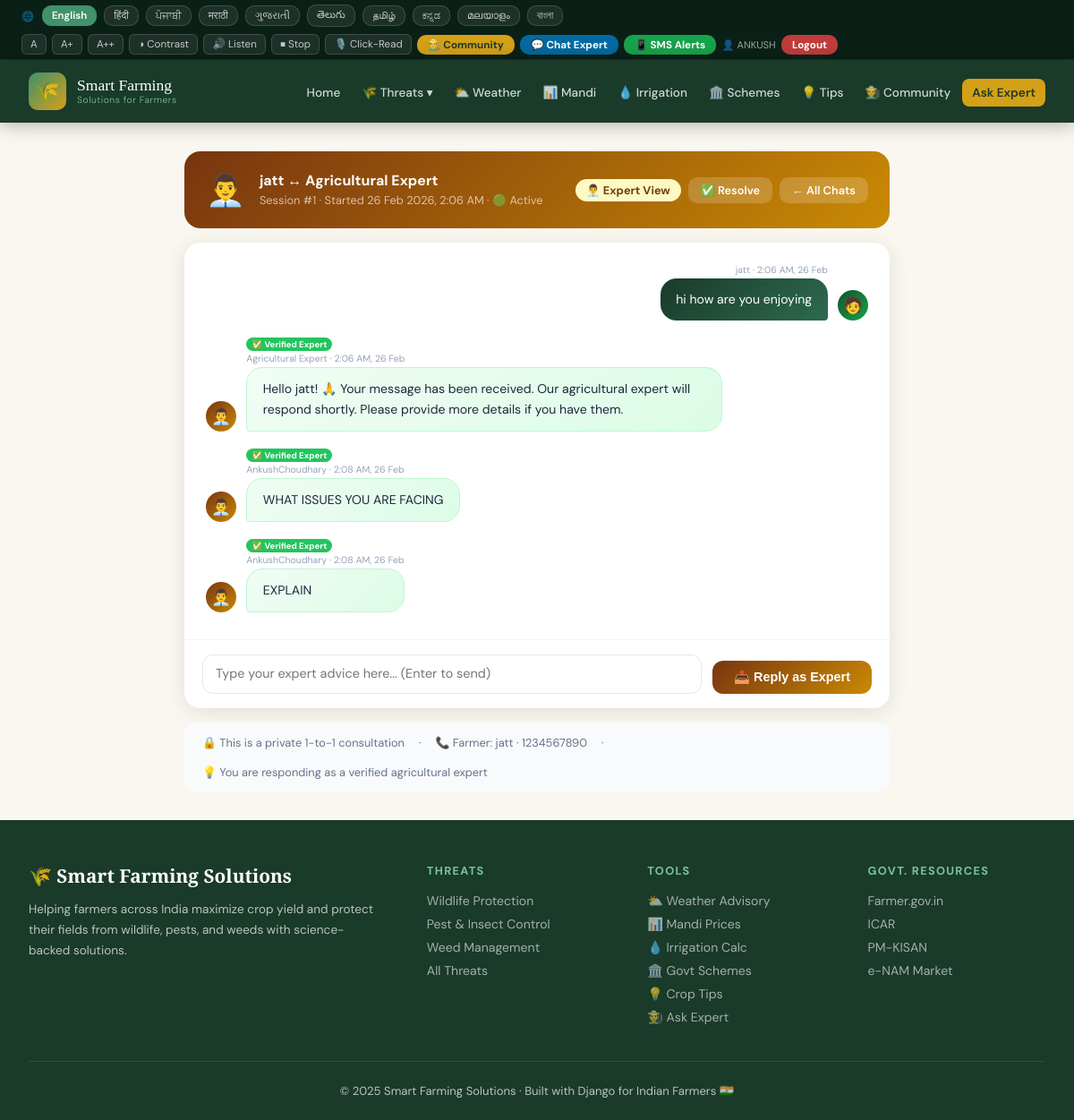
The page /chat/1/ (signed in) on the database its author committed.
### farming/models.py (models this page shows, shortened)
class ChatRoom(models.Model):
    farmer_name = models.CharField(max_length=200)
    farmer_phone = models.CharField(max_length=15, blank=True, default='')
    expert_name = models.CharField(max_length=200, default='Agricultural Expert')
    created_at = models.DateTimeField(auto_now_add=True)
    is_resolved = models.BooleanField(default=False)
    class Meta:
        ordering = ['-created_at']

class ChatMessage(models.Model):
    SENDER_CHOICES = [('farmer', 'Farmer'), ('expert', 'Expert')]
    room = models.ForeignKey(ChatRoom, on_delete=models.CASCADE, related_name='messages')
    sender = models.CharField(max_length=10, choices=SENDER_CHOICES)
    sender_name = models.CharField(max_length=200)
    message = models.TextField()
    created_at = models.DateTimeField(auto_now_add=True)
    class Meta:
        ordering = ['created_at']

### farming/views.py (the view)
# urls.py: path('chat/<int:room_id>/', views.chat_room, name='chat_room'),
@login_required
def chat_room(request, room_id):
    from .models import ChatRoom, ChatMessage
    try:
        room = ChatRoom.objects.get(pk=room_id)
    except ChatRoom.DoesNotExist:
        messages.error(request, 'Chat session not found.')
        return redirect('chat_new')
    is_expert = request.session.get('is_expert', False)
    owns_as_farmer = (request.session.get('chat_room_id') == room_id)
    if not is_expert and not owns_as_farmer:
        request.session['chat_room_id'] = room_id
        request.session['chat_farmer_name'] = room.farmer_name
        request.session['is_expert'] = False
        owns_as_farmer = True
    sender_name = (request.session.get('expert_name', 'Agricultural Expert')
                   if is_expert else
                   request.session.get('chat_farmer_name', room.farmer_name))
    sender_role = 'expert' if is_expert else 'farmer'
    msgs = room.messages.all()
    return render(request, 'farming/chat_room.html', {
        'room': room,
        'msgs': msgs,
        'sender_name': sender_name,
        'sender_role': sender_role,
        'is_expert': is_expert,
    })

### farming/templates/farming/chat_room.html (shortened to what this page needs)
{% extends 'farming/base.html' %}
{% block content %}
<div class="chat-layout">
  <div class="chat-header {% if is_expert %}expert-header{% else %}farmer-header{% endif %}">
    <div style="font-size:2.2rem">{% if is_expert %}👨‍💼{% else %}🧑‍🌾{% endif %}</div>
    <div style="flex:1;">
      <strong>{{ room.farmer_name }} ↔ Agricultural Expert</strong>
      <span>Session #{{ room.id }} · Started {{ room.created_at|date:"d M Y, g:i A" }} · {% if room.is_resolved %}✅ Resolved{% else %}🟢 Active{% endif %}</span>
    </div>
    <div style="display:flex;gap:.5rem;flex-wrap:wrap;align-items:center;">
      <span class="role-badge {% if is_expert %}expert{% else %}farmer{% endif %}">
        {% if is_expert %}👨‍💼 Expert View{% else %}🧑‍🌾 Farmer View{% endif %}
      </span>
      {% if is_expert and not room.is_resolved %}
      <a href="{% url 'chat_resolve' room.id %}" onclick="return confirm('Mark this chat as resolved?')" class="hbtn">✅ Resolve</a>
      {% endif %}
      <a href="{% if is_expert %}{% url 'chat_list' %}{% else %}{% url 'chat_new' %}{% endif %}" class="hbtn">← {% if is_expert %}All Chats{% else %}New Chat{% endif %}</a>
    </div>
  </div>
  <div class="chat-window">
    <div class="chat-messages" id="chatMessages">
      {% for m in msgs %}
      <div class="msg {% if m.sender == 'farmer' %}farmer-msg{% else %}expert-msg{% endif %}" data-id="{{ m.id }}">
        <div class="msg-avatar">{% if m.sender == 'farmer' %}🧑{% else %}👨‍💼{% endif %}</div>
        <div class="msg-body">
          {% if m.sender == 'expert' %}<div class="expert-tag">✅ Verified Expert</div>{% endif %}
          <div class="msg-meta">{{ m.sender_name }} · {{ m.created_at|date:"g:i A, d M" }}</div>
          <div class="msg-bubble {% if m.sender == 'expert' %}verified{% endif %}">{{ m.message }}</div>
        </div>
      </div>
      {% endfor %}
    </div>
    {% if not room.is_resolved %}
    <div class="chat-input-row">
      <textarea id="msgInput"
        placeholder="{% if is_expert %}Type your expert advice here... (Enter to send){% else %}Type your message or follow-up question... (Enter to send){% endif %}"
        rows="1"></textarea>
      <button class="send-btn {% if is_expert %}expert-send{% else %}farmer-send{% endif %}"
              id="sendBtn" onclick="sendMessage()">
        {% if is_expert %}📤 Reply as Expert{% else %}Send ➤{% endif %}
      </button>
    </div>
    {% else %}
    <div class="chat-locked">
      <strong>✅ This chat has been resolved.</strong> The expert has provided their answer.
    </div>
    {% endif %}
  </div>
  <div class="chat-info-strip">
    <span>🔒 This is a private 1-to-1 consultation</span>
    <span>·</span>
    <span>📞 Farmer: {{ room.farmer_name }}{% if room.farmer_phone %} · {{ room.farmer_phone }}{% endif %}</span>
    <span>·</span>
    {% if is_expert %}
    <span>💡 You are responding as a verified agricultural expert</span>
    {% else %}
    <span>💡 Expert: <a href="{% url 'chat_new' %}" style="color:#22c55e;">Log in as expert</a> to see expert view</span>
    {% endif %}
  </div>
</div>
{% endblock %}

### farming/templates/farming/base.html (shortened to what this page needs)
<!DOCTYPE html>
<html lang="en">
<head>
    {% load static %}
</head>
<body>
<div id="translateBar">
    <div class="lang-row" style="display:flex;align-items:center;gap:0.5rem;flex-wrap:wrap;">
        <span style="color:rgba(255,255,255,0.5);font-size:0.7rem;font-weight:700;text-transform:uppercase;letter-spacing:0.08em;">🌐</span>
        <button onclick="translateTo('en')" class="lang-btn active" data-lang="en">English</button>
        <button onclick="translateTo('hi')" class="lang-btn" data-lang="hi">हिंदी</button>
        <button onclick="translateTo('pa')" class="lang-btn" data-lang="pa">ਪੰਜਾਬੀ</button>
        <button onclick="translateTo('mr')" class="lang-btn" data-lang="mr">मराठी</button>
        <button onclick="translateTo('gu')" class="lang-btn" data-lang="gu">ગુજરાતી</button>
        <button onclick="translateTo('te')" class="lang-btn" data-lang="te">తెలుగు</button>
        <button onclick="translateTo('ta')" class="lang-btn" data-lang="ta">தமிழ்</button>
        <button onclick="translateTo('kn')" class="lang-btn" data-lang="kn">ಕನ್ನಡ</button>
        <button onclick="translateTo('ml')" class="lang-btn" data-lang="ml">മലയാളം</button>
        <button onclick="translateTo('bn')" class="lang-btn" data-lang="bn">বাংলা</button>
    </div>
    <div style="display:flex;align-items:center;gap:0.4rem;flex-wrap:wrap;">
        <button onclick="changeTextSize('normal')" class="acc-btn" title="Normal text">A</button>
        <button onclick="changeTextSize('large')" class="acc-btn" title="Large text">A+</button>
        <button onclick="changeTextSize('xlarge')" class="acc-btn" title="Extra large text">A++</button>
        <button onclick="toggleHighContrast()" class="acc-btn">◑ Contrast</button>
        <button onclick="speakPage()" class="acc-btn">🔊 Listen</button>
        <button onclick="stopSpeaking()" class="acc-btn">⏹ Stop</button>
        <button onclick="toggleVoice()" id="voiceBtn" class="acc-btn">🎙️ Click-Read</button>
        <a href="{% url 'community' %}" style="background:#d4a017;color:#1a3a2a;padding:3px 12px;border-radius:10px;font-size:0.73rem;font-weight:700;text-decoration:none;white-space:nowrap;">👨‍🌾 Community</a>
        <a href="{% url 'chat_new' %}" style="background:#0369a1;color:white;padding:3px 12px;border-radius:10px;font-size:0.73rem;font-weight:700;text-decoration:none;white-space:nowrap;">💬 Chat Expert</a>
        <a href="{% url 'farmer_register' %}" style="background:#16a34a;color:white;padding:3px 12px;border-radius:10px;font-size:0.73rem;font-weight:700;text-decoration:none;white-space:nowrap;">📱 SMS Alerts</a>
        {% if user.is_authenticated %}
        <span style="color:rgba(255,255,255,.6);font-size:.7rem;">👤 {{ user.first_name|default:user.username }}</span>
        <a href="{% url 'logout' %}" style="background:rgba(239,68,68,.8);color:white;padding:3px 12px;border-radius:10px;font-size:0.73rem;font-weight:700;text-decoration:none;white-space:nowrap;">Logout</a>
        {% endif %}
    </div>
</div>
<nav>
    <div class="nav-inner">
        <a href="{% url 'home' %}" class="logo">
            <div class="logo-icon">🌾</div>
            <div class="logo-text">
                Smart Farming
                <span>Solutions for Farmers</span>
            </div>
        </a>
        <ul class="nav-links" id="navLinks">
            <li><a href="{% url 'home' %}">Home</a></li>
            <li class="nav-dropdown">
                <a href="{% url 'threat_list' %}">🌾 Threats ▾</a>
            </li>
            <li><a href="{% url 'weather' %}">⛅ Weather</a></li>
            <li><a href="{% url 'market_prices' %}">📊 Mandi</a></li>
            <li><a href="{% url 'irrigation' %}">💧 Irrigation</a></li>
            <li><a href="{% url 'govt_schemes' %}">🏛️ Schemes</a></li>
            <li><a href="{% url 'crop_tips' %}">💡 Tips</a></li>
            <li><a href="{% url 'community' %}">👨‍🌾 Community</a></li>
            <li><a href="{% url 'ask_expert' %}" class="nav-cta">Ask Expert</a></li>
        </ul>
    </div>
</nav>
<main>
    {% block content %}{% endblock %}
</main>
<footer>
    <div class="footer-inner">
        <div class="footer-grid">
            <div class="footer-brand">
                <h3>🌾 Smart Farming Solutions</h3>
                <p>Helping farmers across India maximize crop yield and protect their fields from wildlife, pests, and weeds with science-backed solutions.</p>
            </div>
            <div class="footer-col">
                <h4>Threats</h4>
                <a href="{% url 'wildlife' %}">Wildlife Protection</a>
                <a href="{% url 'pests' %}">Pest & Insect Control</a>
                <a href="{% url 'weeds' %}">Weed Management</a>
                <a href="{% url 'threat_list' %}">All Threats</a>
            </div>
            <div class="footer-col">
                <h4>Tools</h4>
                <a href="{% url 'weather' %}">⛅ Weather Advisory</a>
                <a href="{% url 'market_prices' %}">📊 Mandi Prices</a>
                <a href="{% url 'irrigation' %}">💧 Irrigation Calc</a>
                <a href="{% url 'govt_schemes' %}">🏛️ Govt Schemes</a>
                <a href="{% url 'crop_tips' %}">💡 Crop Tips</a>
                <a href="{% url 'ask_expert' %}">🧑‍🌾 Ask Expert</a>
            </div>
            <div class="footer-col">
                <h4>Govt. Resources</h4>
                <a href="https://farmer.gov.in" target="_blank">Farmer.gov.in</a>
                <a href="https://icar.org.in" target="_blank">ICAR</a>
                <a href="https://pmkisan.gov.in" target="_blank">PM-KISAN</a>
                <a href="https://enam.gov.in" target="_blank">e-NAM Market</a>
            </div>
        </div>
        <div class="footer-bottom">
            <p>© 2025 Smart Farming Solutions · Built with Django for Indian Farmers 🇮🇳</p>
        </div>
    </div>
</footer>
</body>
</html>

### farming/templates/farming/base.html (style rules this page uses)
:root { --green-deep: #1a3a2a; --green-mid: #2d6a4f; --green-bright: #40916c; --green-light: #74c69d; --gold: #d4a017; --gold-light: #f4c842; --cream: #faf7f0; --white: #ffffff; --text-dark: #1a2018; --shadow: 0 8px 32px rgba(26,58,42,0.15); --shadow-lg: 0 20px 60px rgba(26,58,42,0.2); --wildlife: #c44b4b; --pest: #c47a1a; --weed: #3a7a3a; }
* { margin: 0; padding: 0; box-sizing: border-box; }
body { font-family: 'DM Sans', sans-serif; background: var(--cream); color: var(--text-dark); min-height: 100vh; }
#translateBar { background: #0a2016; padding: 5px 1.5rem; display: flex; align-items: center; justify-content: space-between; flex-wrap: wrap; gap: 0.5rem; border-bottom: 1px solid rgba(255,255,255,0.08); }
.lang-btn { background: rgba(255,255,255,0.08); border: 1px solid rgba(255,255,255,0.15); color: rgba(255,255,255,0.75); padding: 3px 10px; border-radius: 10px; font-size: 0.72rem; cursor: pointer; font-family: 'DM Sans', sans-serif; transition: all 0.2s; }
.lang-btn.active { background: #40916c; border-color: #40916c; color: white; font-weight: 600; }
.acc-btn { background: rgba(255,255,255,0.08); border: 1px solid rgba(255,255,255,0.15); color: rgba(255,255,255,0.75); padding: 3px 9px; border-radius: 6px; font-size: 0.72rem; cursor: pointer; font-family: 'DM Sans', sans-serif; transition: all 0.2s; white-space: nowrap; }
nav { background: var(--green-deep); padding: 0 2rem; position: sticky; top: 0; z-index: 1000; box-shadow: 0 2px 20px rgba(0,0,0,0.3); }
.nav-inner { max-width: 1300px; margin: 0 auto; display: flex; align-items: center; justify-content: space-between; height: 70px; }
.logo { display: flex; align-items: center; gap: 12px; text-decoration: none; }
.logo-icon { width: 42px; height: 42px; background: linear-gradient(135deg, var(--green-bright), var(--gold)); border-radius: 10px; display: flex; align-items: center; justify-content: center; font-size: 22px; }
.logo-text { font-family: 'Playfair Display', serif; color: white; font-size: 1.1rem; line-height: 1.2; }
.logo-text span { display: block; font-size: 0.65rem; font-family: 'DM Sans', sans-serif; color: var(--green-light); font-weight: 300; letter-spacing: 0.05em; }
.nav-links { display: flex; align-items: center; gap: 2px; list-style: none; }
.nav-links a { color: rgba(255,255,255,0.8); text-decoration: none; padding: 7px 11px; border-radius: 8px; font-size: 0.85rem; font-weight: 500; transition: all 0.2s; white-space: nowrap; }
.nav-cta { background: var(--gold) !important; color: var(--green-deep) !important; font-weight: 600 !important; }
.nav-dropdown { position: relative; }
main { min-height: calc(100vh - 200px); }
footer { background: var(--green-deep); color: rgba(255,255,255,0.7); padding: 3rem 2rem 1.5rem; }
.footer-inner { max-width: 1300px; margin: 0 auto; }
.footer-grid { display: grid; grid-template-columns: 2fr 1fr 1fr 1fr; gap: 3rem; margin-bottom: 2rem; }
.footer-brand h3 { font-family: 'Playfair Display', serif; color: white; font-size: 1.3rem; margin-bottom: 0.75rem; }
.footer-brand p { font-size: 0.85rem; line-height: 1.7; }
.footer-col h4 { color: var(--green-light); font-size: 0.8rem; text-transform: uppercase; letter-spacing: 0.1em; margin-bottom: 1rem; }
.footer-col a { display: block; color: rgba(255,255,255,0.6); text-decoration: none; font-size: 0.88rem; margin-bottom: 0.5rem; transition: color 0.2s; }
.footer-bottom { border-top: 1px solid rgba(255,255,255,0.1); padding-top: 1.5rem; text-align: center; font-size: 0.82rem; }

### rows shown on the page
ChatRoom: farmer_name "jatt", id "1", created_at "26 Feb 2026, 2:06 AM", farmer_phone "1234567890"
ChatMessage: sender_name "jatt", created_at "2:06 AM, 26 Feb", message "hi how are you enjoying"
ChatMessage: sender "✅ Verified Expert", sender_name "Agricultural Expert", created_at "2:06 AM, 26 Feb", message "Hello jatt! 🙏 Your message has been received. Our agricultural expert will respond shortly. Please provide more details if you have them."
ChatMessage: sender "✅ Verified Expert", sender_name "AnkushChoudhary", created_at "2:08 AM, 26 Feb", message "WHAT ISSUES YOU ARE FACING"
ChatMessage: sender "✅ Verified Expert", sender_name "AnkushChoudhary", created_at "2:08 AM, 26 Feb", message "EXPLAIN"

### other values the page prints
{{ user.first_name|default:user.username }} "ANKUSH"
